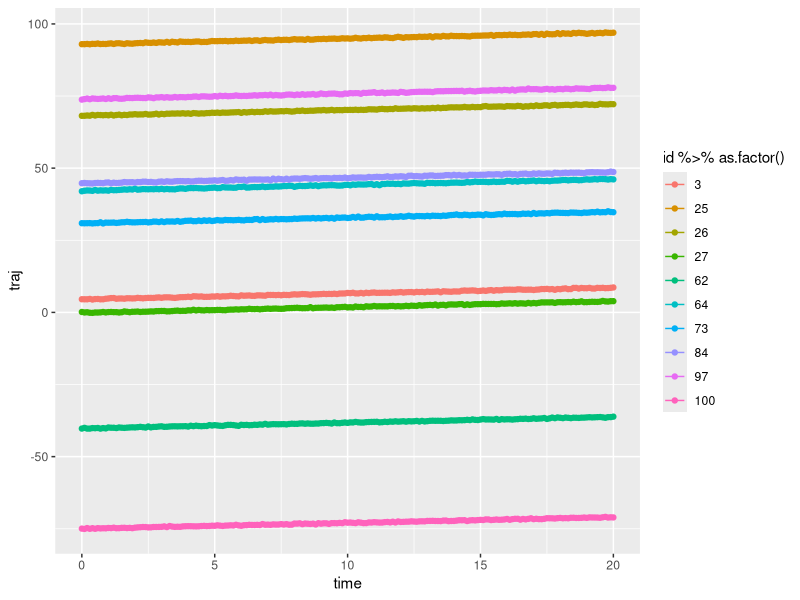
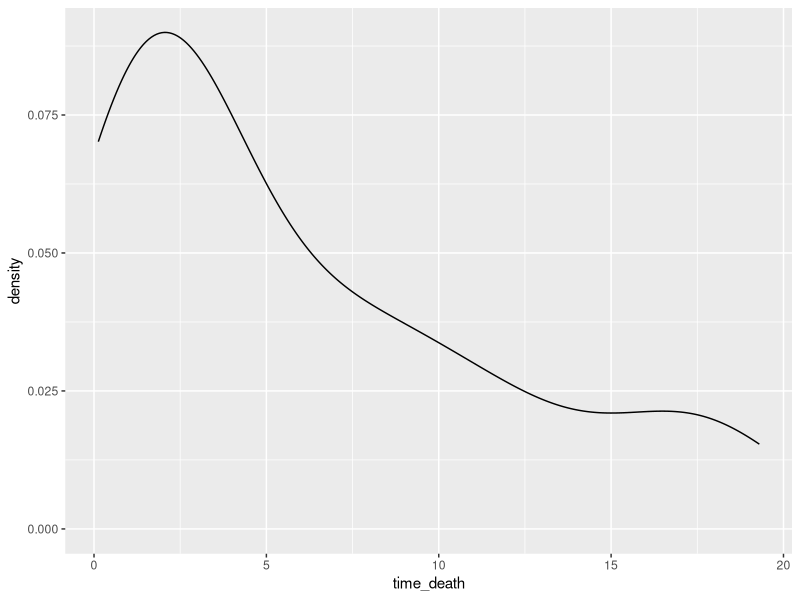
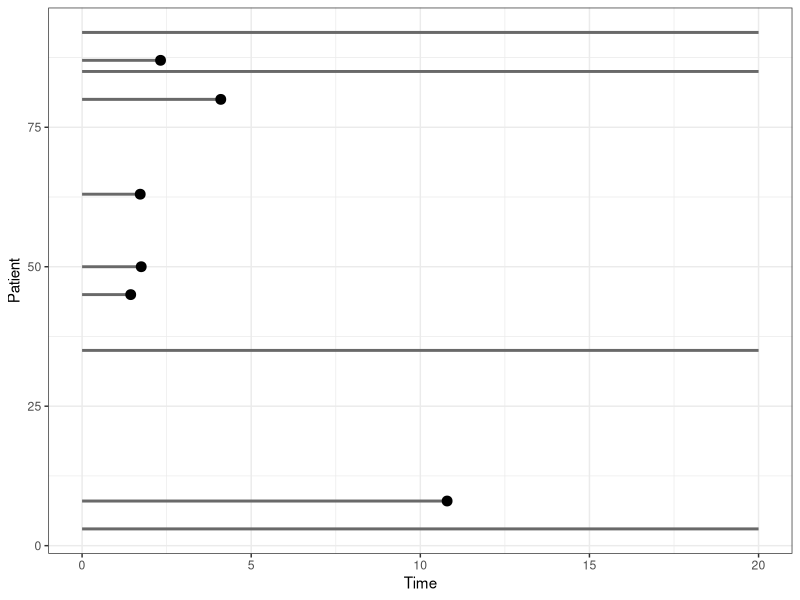
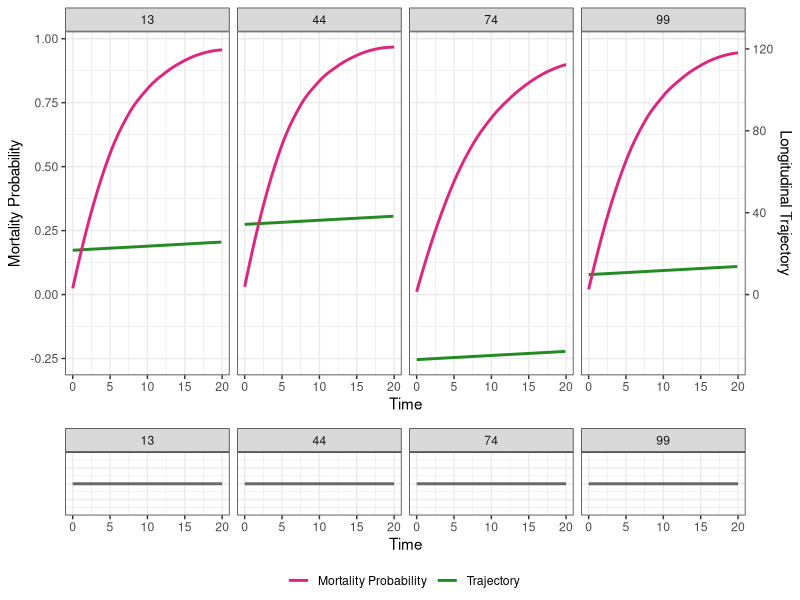
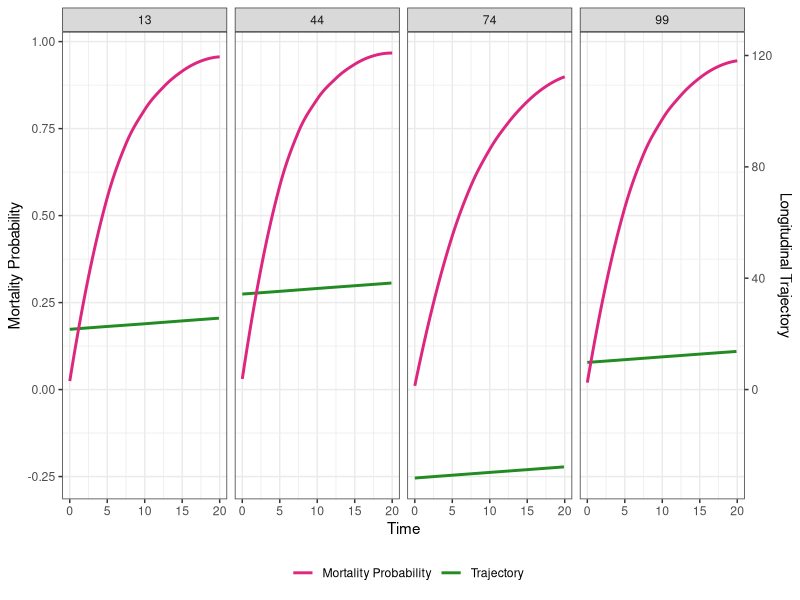
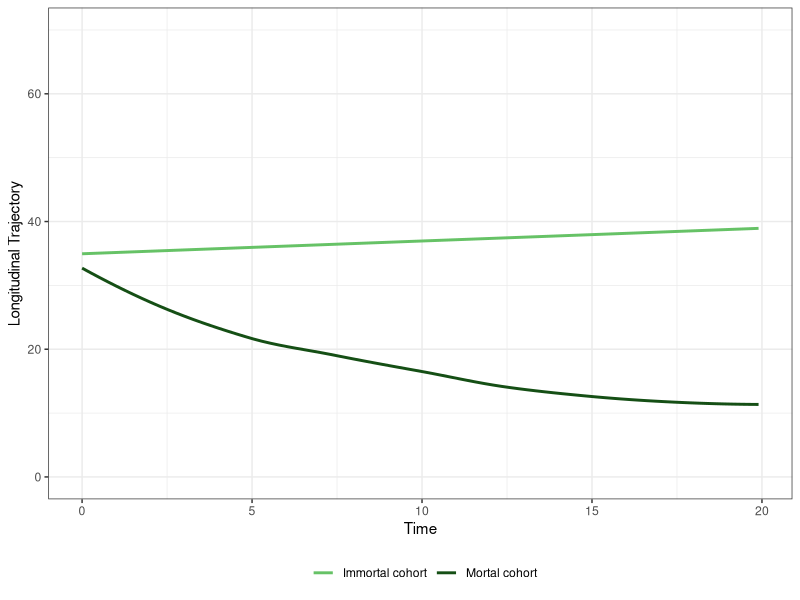
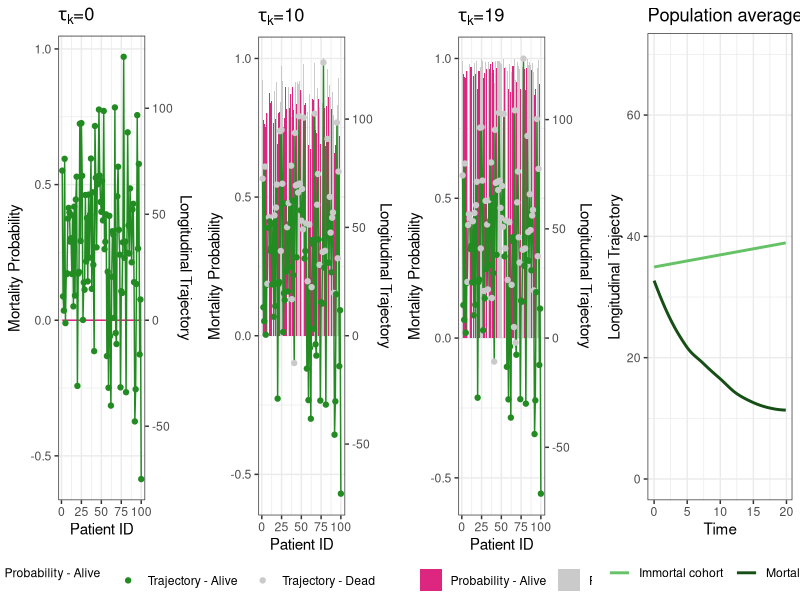
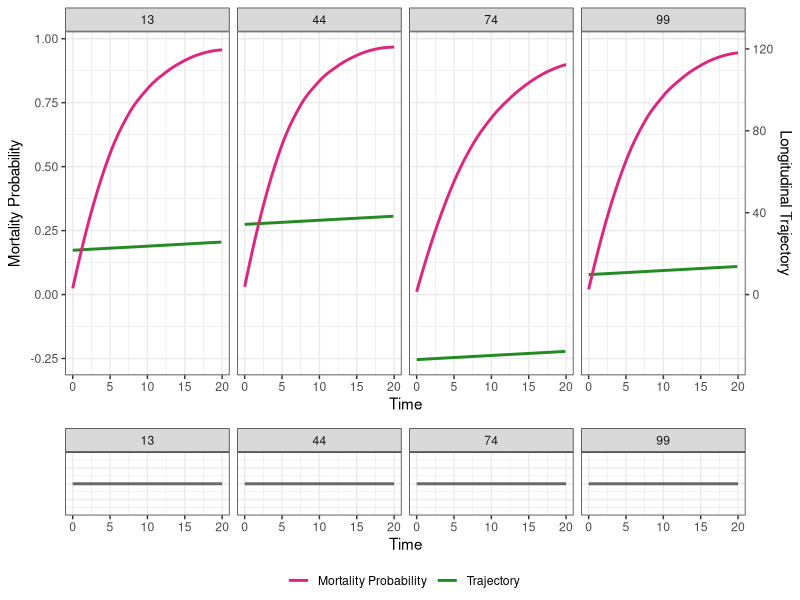

Source code (R) for these figures, in order:
####### DISCRETE TIME LONGITUDINAL TRAJECTORY MODEL #######

# Library -----------------------------------------------------------------
library(ggplot2)
library(tidyverse)
library(rlist)
library(ggpubr)

# discrete time partition
truncation_time <- 20
granularity <- 10

# sample size
n <- 100

# simulation time period
time_sequence <- seq(0, truncation_time, by = 0.1)


set.seed(1234)


# Functions ---------------------------------------------------------------
mean_trend <- function(t) {
  t * 0.2
}

expit <- function(mu) {
  exp(mu) / (1 + exp(mu))
}

long_traj <- function(x, t, beta, n) {
  rnorm(n = n,
        mean = mean_trend(t) + x %*% beta,
        sd = 0.1)
}

# Data Simulation ---------------------------------------------------------
time_partition <- seq(1, truncation_time,
                      by = granularity)

# baseline covariates
X <- matrix(c(rep(1, n),
              rnorm(n, mean = 0, sd = 1),
              rnorm(n, mean = 0, sd = 1)),

            nrow = n, ncol = 3, byrow = FALSE)

# Simulation longitudinal trajectory
beta_traj <- c(30, -25, 25)

traj <- list()
j <- 1
for (t in time_sequence) {
  traj[[j]] <- data.frame(id = seq(1, n),
                          time = time_sequence[j],
                          traj = long_traj(X, t, beta_traj, n = n))

  j <- j + 1
}

traj_df <- list.rbind(traj)
ggplot(data = traj_df %>% filter(id %in% sample(seq(1, n), 10)),
       aes(x = time,
           y = traj,
           group = id,
           color = id %>% as.factor())) +
  geom_point() +
  geom_line()



# Simulation event time for death
# Exponential distribution
# global parameters
# beta_death <- c(25, 15, -11, 25)

beta_death <- c(-5.5, 0.2, -0.2, 2)

# local parameters
# loc_beta <- runif(n = length(time_sequence),
#                   min = -2, max = 2)
loc_beta <- runif(n = length(time_sequence),
                      min = -0.5, max = 0.5)

# data_death <- data.frame(id = seq(1, n),
#                          time = rep(NA, n))
data_death <- data.frame(id = seq(1, n),
                         dead = rep(0, n),
                         time = rep(NA, n))

for (j in seq(1, length(time_sequence) - 1)) {
  long_X <- (traj[[j]]$traj - mean(traj[[j]]$traj)) / sd(traj[[j]]$traj)
  x <- cbind(X, long_X)

  delta_death <- rbinom(n = n, size = 1,
                        prob = expit(x %*% beta_death + loc_beta[j] * long_X))

  # time of death uniformly over time partition interval
  time_death_delta <- runif(n = n,
                            min = time_sequence[j],
                            max = time_sequence[j+1])

  # time_death_delta <-  time_sequence[j] + rexp(n = n,
  #                                              rate = 1 / abs(x %*% beta_death + loc_beta[j] * long_X))

  data_death <- data_death %>%
    mutate(dead = delta_death) %>%
    mutate(time = case_when(is.na(time) & (delta_death == 1) ~ time_death_delta,
                            !is.na(time) ~ time,
                            .default = NA))

    # mutate(prelim_time = time_death_delta) %>%
    # mutate(time = case_when(is.na(time) & (prelim_time <= time_sequence[j + 1]) ~ prelim_time,
    #                         !is.na(time) ~ time,
    #                      .default = NA))
}

data_death <- data_death %>%
  select(id, time) %>%
  mutate(time = ifelse(is.na(time), truncation_time + 1, time)) %>%
  group_by(id) %>%
  mutate(time_death = min(time, truncation_time),
         delta_death = time <= truncation_time)


data_death$delta_death %>% table()
data_death$time_death %>% range()

ggplot(data = data_death %>% filter(delta_death == 1),
       aes(x = time_death)) +
  geom_density()


# cumulative hazard
cum_haz <- 0
cum_prob_survival <- 1

# trajectory up to death
traj_death <- list()

# probability
P <- list()
P[[1]] <- data.frame(id = seq(1, n),
                     time = time_sequence[1],
                     delta_death = 0,
                     surv_prob = 1)

# landmarking style
for (j in seq(1, length(time_sequence) - 1)) {

  # longitudinal value at landmarking time point
  traj_death[[j]] <-  traj[[j]] %>%
    mutate(traj_trunc = ifelse(data_death$time_death >= time_sequence[j], traj, NA),
           delta_death = ifelse(data_death$time_death > time_sequence[j], 0, 1))

  # Design matrix
  long_X <- (traj[[j]]$traj - mean(traj[[j]]$traj)) / sd(traj[[j]]$traj)
  x <- cbind(X, long_X)

  prob_death <- 1 - exp(-(1 / abs(x %*% beta_death + loc_beta[j] * long_X)) %*% (time_sequence[t + 1] - time_sequence[t]))

  cum_prob_survival <- cum_prob_survival * (1 - prob_death)


  P[[j + 1]] <- data.frame(id = seq(1, n),
                       time = time_sequence[j + 1],
                       delta_death = ifelse(data_death$time_death > time_sequence[j], 0, 1),
                       surv_prob = cum_prob_survival)
}


# Occurrence --------------------------------------------------------------
# Create a plot with vertical lines and points
ggplot(data_death[sample(seq(1, n), 10), ],
       aes(x = time,
           y = id)) +
  geom_segment(aes(x = 0,
                   xend = pmin(time, truncation_time),
                   y = id,
                   yend = id),
               color = "#696969", size = 1) +
  geom_point(size = 3) +
  xlim(c(0, truncation_time)) +
  labs(x = "Time",
       y = "Patient",
       color = "") +
  theme_bw() +
  theme(legend.position = "bottom")


# Visualize trajectory and mortality --------------------------------------
traj_death_df <- list.rbind(traj_death)
P_df <- list.rbind(P)

# identify good example patients
P_df %>%
  group_by(id) %>%
  summarize(min(surv_prob %>% na.omit()))
P_df %>% filter(delta_death == 1)
P_df %>% filter(delta_death == 0 & time == truncation_time)


example_ind <- c(13, 74, 44, 99)

# scaling for visualization
scale_factor <- traj_death_df$traj_trunc %>%
  na.omit() %>%
  max() %>%
  ceiling()

g1 <- ggplot() +
  geom_smooth(data = traj_death_df %>%
                filter(id %in% example_ind) %>%
                na.omit(),
              aes(x = time,
                  y = traj / scale_factor,
                  color = "Trajectory"),
              se = F) +
  geom_smooth(data = P_df %>%
                filter(id %in% example_ind),
              aes(x = time,
                  y = 1 - surv_prob,
                  color = "Mortality Probability"),
              se = F) +
  # geom_vline(data = data_death[example_ind, ],
  #            mapping = aes(xintercept = ifelse(time <= truncation_time, time, NA)),
  #            color = "black",
  #            size = 1, linetype = "dashed") +
  scale_y_continuous(
    name = "Mortality Probability",
    sec.axis = sec_axis(~ . * scale_factor, name = "Longitudinal Trajectory"),
    # limits = c(0, 1)
  ) +
  scale_color_manual(values = c("Trajectory" = "forestgreen",
                                "Mortality Probability" = "#DC267F")) +
  labs(x = "Time",
       y = "Patient",
       color = "") +
  theme_bw() +
  theme(legend.position = "bottom") +
  facet_grid(~ id)


g2 <- ggplot(data_death[example_ind, ],
             aes(x = time,
                 y = 1)) +
  geom_segment(aes(x = 0,
                   xend = pmin(time, truncation_time),
                   y = 1,
                   yend = 1),
               color = "#696969", size = 1) +
  geom_point(size = 3) +
  xlim(c(0, truncation_time)) +
  labs(y = "",
       x = "Time") +
  theme_bw() +
  theme(legend.position = "bottom",
        axis.text.y = element_blank(),  # Remove y-axis text
        axis.ticks.y = element_blank(),  # Remove y-axis ticks
        axis.title.y = element_blank(),   # Remove y-axis title
        axis.title.y.right = element_blank() # Remove secondary y-axis title
  ) +
  facet_grid(~ id)


ggarrange(g1, g2,
          ncol = 1, nrow = 2,
          common.legend = TRUE,
          legend = "bottom",
          heights = c(3, 1),
          align = "v")

ggsave("Grant/joint_traj.pdf",
       height = 10, width = 20, unit = "cm")

g1
ggsave("Grant/joint_traj_only.pdf",
       height = 10, width = 20, unit = "cm")


# Population average for mortal and immortal cohort -----------------------
traj_mortal_immortal <- traj_death_df %>%
  group_by(time) %>%
  summarize(mean_mortal = traj_trunc %>%
              na.omit() %>%
              mean(),
            mean_immortal = traj %>%
              mean())

g_mean <- ggplot(data = traj_mortal_immortal) +
  geom_smooth(aes(x = time,
                y = mean_mortal,
                color = "Mortal cohort"),
              se = F) +
  geom_smooth(aes(x = time,
                y = mean_immortal,
                color = "Immortal cohort"),
              se = F) +
  theme_bw() +
  theme(legend.position = "bottom") +
  labs(y = "Longitudinal Trajectory",
       x = "Time",
       color = "") +
  scale_color_manual(values = c("Immortal cohort" = "#66C266",
                                "Mortal cohort" = "#154F15")) +
  ylim(c(0, 70))

g_mean

ggsave("Grant/mean_traj.pdf",
       height = 10, width = 8, unit = "cm")


# Heterogeneity -----------------------------------------------------------
# according to PIPER-ICD grant

# at time point 0
traj_death_t0 <- traj_death_df %>%
  filter(time == 0) %>%
  mutate(plot_color = paste(delta_death, "_Traj", sep = ""))

P_t0 <- P_df %>%
  filter(time == 0) %>%
  mutate(plot_color = paste(delta_death, "_Prob", sep = ""))

# at time point 10
traj_death_t1 <- traj_death_df %>%
  filter(time == 10) %>%
  mutate(plot_color = paste(delta_death, "_Traj", sep = ""))

P_t1 <- P_df %>%
  filter(time == 10) %>%
  mutate(plot_color = paste(delta_death, "_Prob", sep = ""))

# at time point 20
traj_death_t2 <- traj_death_df %>%
  filter(time == 19) %>%
  mutate(plot_color = paste(delta_death, "_Traj", sep = ""))

P_t2 <- P_df %>%
  filter(time == 19) %>%
  mutate(plot_color = paste(delta_death, "_Prob", sep = ""))

scale_factor <- traj_death_t2$traj %>%
  max() %>%
  ceiling()


# time 0
g_t0 <- ggplot() +
  # geom_line(data = P_t1,
  #           aes(x = id,
  #               y = 1 - surv_prob),
  #           color = "#DC267F") +
  geom_line(data = P_t0,
           aes(x = id,
               y = 1 - surv_prob,
               color = plot_color)) +
  geom_line(data = traj_death_t0,
            aes(x = id,
                y = traj / scale_factor),
            color = "forestgreen") +
  geom_point(data = traj_death_t0,
             aes(x = id,
                 y = traj / scale_factor,
                 color = plot_color)) +
  scale_y_continuous(
    name = "Mortality Probability",
    sec.axis = sec_axis(~ . * scale_factor, name = "Longitudinal Trajectory")
    # limits = c(0, 1)
  ) +
  scale_fill_manual(values = c("0_Traj" = "forestgreen",
                               "0_Prob" = "#DC267F",
                               "1_Traj" = "#CACACA",
                               "1_Prob" = "#CACACA"),
                    labels = c("0_Traj" = "Trajectory - Alive",
                               "0_Prob" = "Probability - Alive",
                               "1_Traj" = "Trajectory - Dead",
                               "1_Prob" = "Probability - Dead")) +
  scale_color_manual(values = c("0_Traj" = "forestgreen",
                                "0_Prob" = "#DC267F",
                                "1_Traj" = "#CACACA",
                                "1_Prob" = "#CACACA"),
                     labels = c("0_Traj" = "Trajectory - Alive",
                                "0_Prob" = "Probability - Alive",
                                "1_Traj" = "Trajectory - Dead",
                                "1_Prob" = "Probability - Dead")) +
  labs(x = "Patient ID",
       color = "", fill = "",
       title = expression(tau[k] *"=0")) +
  theme_bw() +
  theme(legend.position = "bottom")

# time 10
g_t1 <- ggplot() +
  # geom_line(data = P_t1,
  #           aes(x = id,
  #               y = 1 - surv_prob),
  #           color = "#DC267F") +
  geom_col(data = P_t1,
           aes(x = id,
               y = 1 - surv_prob,
               fill = plot_color)) +
  geom_line(data = traj_death_t1,
            aes(x = id,
                y = traj / scale_factor),
            color = "forestgreen") +
  geom_point(data = traj_death_t1,
            aes(x = id,
                y = traj / scale_factor,
                color = plot_color)) +
  scale_y_continuous(
    name = "Mortality Probability",
    sec.axis = sec_axis(~ . * scale_factor, name = "Longitudinal Trajectory")
    # limits = c(0, 1)
  ) +
  scale_fill_manual(values = c("0_Traj" = "forestgreen",
                                "0_Prob" = "#DC267F",
                                "1_Traj" = "#CACACA",
                                "1_Prob" = "#CACACA"),
                     labels = c("0_Traj" = "Trajectory - Alive",
                                "0_Prob" = "Probability - Alive",
                                "1_Traj" = "Trajectory - Dead",
                                "1_Prob" = "Probability - Dead")) +
  scale_color_manual(values = c("0_Traj" = "forestgreen",
                               "0_Prob" = "#DC267F",
                               "1_Traj" = "#CACACA",
                               "1_Prob" = "#CACACA"),
                    labels = c("0_Traj" = "Trajectory - Alive",
                               "0_Prob" = "Probability - Alive",
                               "1_Traj" = "Trajectory - Dead",
                               "1_Prob" = "Probability - Dead")) +
  labs(x = "Patient ID",
       color = "", fill = "",
       title = expression(tau[k] *"=10")) +
  theme_bw() +
  theme(legend.position = "bottom")

# time 19
g_t2 <- ggplot() +
  # geom_line(data = P_t1,
  #           aes(x = id,
  #               y = 1 - surv_prob),
  #           color = "#DC267F") +
  geom_col(data = P_t2,
           aes(x = id,
               y = 1 - surv_prob,
               fill = plot_color)) +
  geom_line(data = traj_death_t2,
            aes(x = id,
                y = traj / scale_factor),
            color = "forestgreen") +
  geom_point(data = traj_death_t2,
             aes(x = id,
                 y = traj / scale_factor,
                 color = plot_color)) +
  scale_y_continuous(
    name = "Mortality Probability",
    sec.axis = sec_axis(~ . * scale_factor, name = "Longitudinal Trajectory")
    # limits = c(0, 1)
  ) +
  scale_fill_manual(values = c("0_Traj" = "forestgreen",
                               "0_Prob" = "#DC267F",
                               "1_Traj" = "#CACACA",
                               "1_Prob" = "#CACACA"),
                    labels = c("0_Traj" = "Trajectory - Alive",
                               "0_Prob" = "Probability - Alive",
                               "1_Traj" = "Trajectory - Dead",
                               "1_Prob" = "Probability - Dead")) +
  scale_color_manual(values = c("0_Traj" = "forestgreen",
                                "0_Prob" = "#DC267F",
                                "1_Traj" = "#CACACA",
                                "1_Prob" = "#CACACA"),
                     labels = c("0_Traj" = "Trajectory - Alive",
                                "0_Prob" = "Probability - Alive",
                                "1_Traj" = "Trajectory - Dead",
                                "1_Prob" = "Probability - Dead")) +
  labs(x = "Patient ID",
       color = "", fill = "",
       title = expression(tau[k] *"=19")) +
  theme_bw() +
  theme(legend.position = "bottom")

g_shared_legend <- ggarrange(g_t1, g_t2,
                             ncol = 2,
                             common.legend = TRUE,
                             legend = "bottom")

g_time <- ggarrange(g_t0, g_shared_legend,
                    # align = "h",
          ncol = 2, nrow = 1,
          widths = c(1, 2))
ggsave("Grant/joint_traj_at_landmark_times_no_mean.pdf",
       height = 10,
       width = 25,
       unit = "cm")

ggsave(filename = "Grant/mean_traj.pdf",
       plot = g_mean,
       height = 8,
       width = 10, unit = "cm")

ggarrange(g_time,
          g_mean + labs(title = "Population averaged"),
          # align = "h",
          ncol = 2,
          widths = c(3, 1))
ggsave("Grant/joint_traj_at_landmark_times.pdf",
       height = 10,
       width = 30,
       unit = "cm")
